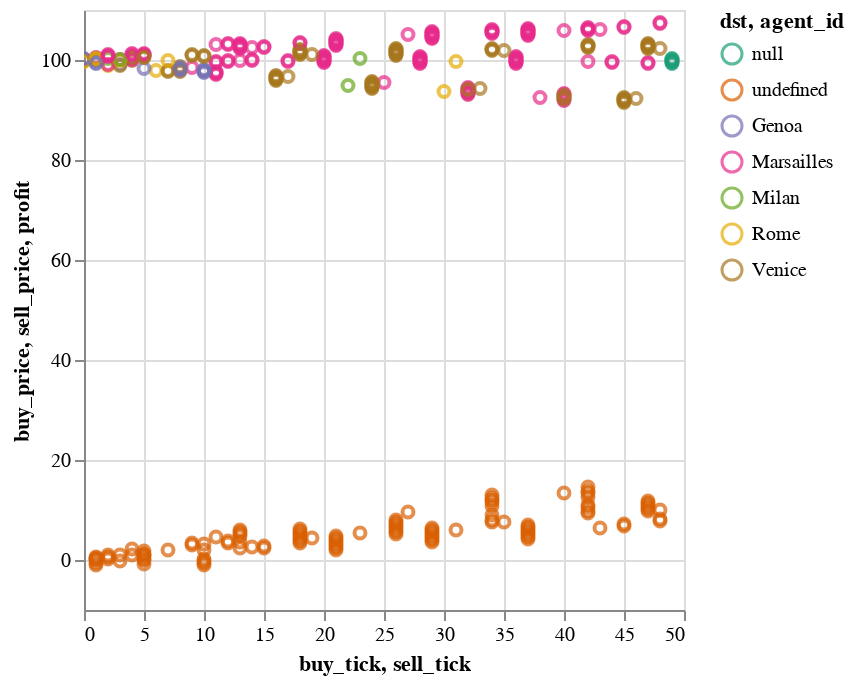

The code cell stored with this chart in its notebook:
### Code cell
def plot_buy_and_sell_prices(trades: pl.DataFrame):
    buy = alt.Chart(trades).encode(
        x='buy_tick:Q',
        y='buy_price:Q',
        color=alt.Color('dst:N').scale(scheme='dark2'),
    )
    sell = alt.Chart(trades).encode(
        x='sell_tick:Q',
        y='sell_price:Q',
        color=alt.Color('dst:N').scale(scheme='dark2'),
    )
    
    return (buy.mark_point()+sell.mark_point()).interactive()

plot_buy_and_sell_prices(routes) + plot_trades(routes)

### Figure 1 — Vega-Lite specification as saved in the notebook (floating-point values rounded to 4 significant figures)
{"config": {"view": {"continuousWidth": 300, "continuousHeight": 300}}, "layer": [{"mark": {"type": "point"}, "encoding": {"color": {"field": "dst", "scale": {"scheme": "dark2"}, "type": "nominal"}, "x": {"field": "buy_tick", "type": "quantitative"}, "y": {"field": "buy_price", "type": "quantitative"}}, "name": "view_2"}, {"mark": {"type": "point"}, "encoding": {"color": {"field": "dst", "scale": {"scheme": "dark2"}, "type": "nominal"}, "x": {"field": "sell_tick", "type": "quantitative"}, "y": {"field": "sell_price", "type": "quantitative"}}}, {"mark": {"type": "point"}, "encoding": {"color": {"field": "agent_id", "scale": {"scheme": "dark2"}, "type": "nominal"}, "x": {"field": "sell_tick", "type": "quantitative"}, "y": {"field": "profit", "type": "quantitative"}}, "name": "view_3"}], "data": {"name": "data-027d909a10cd14fad0145b6f399afd61"}, "params": [{"name": "param_5", "select": {"type": "interval", "encodings": ["x", "y"]}, "bind": "scales", "views": ["view_2"]}, {"name": "param_6", "select": {"type": "interval", "encodings": ["x", "y"]}, "bind": "scales", "views": ["view_3"]}], "$schema": "https://vega.github.io/schema/vega-lite/v5.8.0.json", "datasets": {"data-027d909a10cd14fad0145b6f399afd61": [{"agent": "a3", "amt": 1, "buy_cost": 100.1, "src": "Milan", "buy_tick": 0, "sell_cost": -100.1, "dst": "Venice", "sell_tick": 1, "profit": 0.0, "buy_price": 100.1, "sell_price": 100.1}, {"agent": "a3", "amt": 1, "buy_cost": 100.1, "src": "Milan", "buy_tick": 3, "sell_cost": -101.1, "dst": "Marsailles", "sell_tick": 4, "profit": 1.0, "buy_price": 100.1, "sell_price": 101.1}, {"agent": "a3", "amt": 1, "buy_cost": 97.9, "src": "Genoa", "buy_tick": 7, "sell_cost": -100.9, "dst": "Venice", "sell_tick": 9, "profit": 3.0, "buy_price": 97.9, "sell_price": 100.9}, {"agent": "a3", "amt": 1, "buy_cost": 99.7, "src": "Milan", "buy_tick": 11, "sell_cost": -103.1, "dst": "Marsailles", "sell_tick": 12, "profit": 3.4, "buy_price": 99.7, "sell_price": 103.1}, {"agent": "a3", "amt": 1, "buy_cost": 100.1, "src": "Milan", "buy_tick": 14, "sell_cost": -102.5, "dst": "Marsailles", "sell_tick": 15, "profit": 2.4, "buy_price": 100.1, "sell_price": 102.5}, {"agent": "a3", "amt": 1, "buy_cost": 99.9, "src": "Milan", "buy_tick": 17, "sell_cost": -103.3, "dst": "Marsailles", "sell_tick": 18, "profit": 3.4, "buy_price": 99.9, "sell_price": 103.3}, {"agent": "a3", "amt": 1, "buy_cost": 100.7, "src": "Milan", "buy_tick": 20, "sell_cost": -103.1, "dst": "Marsailles", "sell_tick": 21, "profit": 2.4, "buy_price": 100.7, "sell_price": 103.1}, {"agent": "a3", "amt": 1, "buy_cost": 95.5, "src": "Genoa", "buy_tick": 24, "sell_cost": -101.1, "dst": "Venice", "sell_tick": 26, "profit": 5.6, "buy_price": 95.5, "sell_price": 101.1}, {"agent": "a3", "amt": 1, "buy_cost": 100.5, "src": "Milan", "buy_tick": 28, "sell_cost": -104.5, "dst": "Marsailles", "sell_tick": 29, "profit": 4.0, "buy_price": 100.5, "sell_price": 104.5}, {"agent": "a3", "amt": 1, "buy_cost": 94.3, "src": "Genoa", "buy_tick": 32, "sell_cost": -101.9, "dst": "Venice", "sell_tick": 34, "profit": 7.6, "buy_price": 94.3, "sell_price": 101.9}, {"agent": "a3", "amt": 1, "buy_cost": 100.5, "src": "Milan", "buy_tick": 36, "sell_cost": -105.1, "dst": "Marsailles", "sell_tick": 37, "profit": 4.6, "buy_price": 100.5, "sell_price": 105.1}, {"agent": "a3", "amt": 1, "buy_cost": 93.1, "src": "Genoa", "buy_tick": 40, "sell_cost": -102.5, "dst": "Venice", "sell_tick": 42, "profit": 9.4, "buy_price": 93.1, "sell_price": 102.5}, {"agent": "a3", "amt": 1, "buy_cost": 92.5, "src": "Genoa", "buy_tick": 45, "sell_cost": -102.3, "dst": "Venice", "sell_tick": 47, "profit": 9.8, "buy_price": 92.5, "sell_price": 102.3}, {"agent": "a3", "amt": 1, "buy_cost": 100.3, "src": "Milan", "buy_tick": 49, "sell_cost": null, "dst": null, "sell_tick": null, "profit": null, "buy_price": 100.3, "sell_price": null}, {"agent": "a6", "amt": 1, "buy_cost": 99.9, "src": "Genoa", "buy_tick": 0, "sell_cost": -100.1, "dst": "Rome", "sell_tick": 1, "profit": 0.2, "buy_price": 99.9, "sell_price": 100.1}, {"agent": "a6", "amt": 1, "buy_cost": 99.1, "src": "Genoa", "buy_tick": 3, "sell_cost": -98.3, "dst": "Genoa", "sell_tick": 5, "profit": -0.8, "buy_price": 99.1, "sell_price": 98.3}, {"agent": "a6", "amt": 1, "buy_cost": 97.9, "src": "Genoa", "buy_tick": 6, "sell_cost": -99.9, "dst": "Rome", "sell_tick": 7, "profit": 2.0, "buy_price": 97.9, "sell_price": 99.9}, {"agent": "a6", "amt": 1, "buy_cost": 98.5, "src": "Genoa", "buy_tick": 9, "sell_cost": -103.1, "dst": "Marsailles", "sell_tick": 11, "profit": 4.6, "buy_price": 98.5, "sell_price": 103.1}, {"agent": "a6", "amt": 1, "buy_cost": 99.9, "src": "Milan", "buy_tick": 13, "sell_cost": -102.5, "dst": "Marsailles", "sell_tick": 14, "profit": 2.6, "buy_price": 99.9, "sell_price": 102.5}, {"agent": "a6", "amt": 1, "buy_cost": 96.7, "src": "Genoa", "buy_tick": 17, "sell_cost": -101.1, "dst": "Venice", "sell_tick": 19, "profit": 4.4, "buy_price": 96.7, "sell_price": 101.1}, {"agent": "a6", "amt": 1, "buy_cost": 94.9, "src": "Genoa", "buy_tick": 22, "sell_cost": -100.3, "dst": "Milan", "sell_tick": 23, "profit": 5.4, "buy_price": 94.9, "sell_price": 100.3}, {"agent": "a6", "amt": 1, "buy_cost": 95.5, "src": "Genoa", "buy_tick": 25, "sell_cost": -105.1, "dst": "Marsailles", "sell_tick": 27, "profit": 9.6, "buy_price": 95.5, "sell_price": 105.1}, {"agent": "a6", "amt": 1, "buy_cost": 93.7, "src": "Genoa", "buy_tick": 30, "sell_cost": -99.7, "dst": "Rome", "sell_tick": 31, "profit": 6.0, "buy_price": 93.7, "sell_price": 99.7}, {"agent": "a6", "amt": 1, "buy_cost": 94.3, "src": "Genoa", "buy_tick": 33, "sell_cost": -101.9, "dst": "Venice", "sell_tick": 35, "profit": 7.6, "buy_price": 94.3, "sell_price": 101.9}, {"agent": "a6", "amt": 1, "buy_cost": 92.5, "src": "Genoa", "buy_tick": 38, "sell_cost": -105.9, "dst": "Marsailles", "sell_tick": 40, "profit": 13.4, "buy_price": 92.5, "sell_price": 105.9}, {"agent": "a6", "amt": 1, "buy_cost": 99.7, "src": "Milan", "buy_tick": 42, "sell_cost": -106.1, "dst": "Marsailles", "sell_tick": 43, "profit": 6.4, "buy_price": 99.7, "sell_price": 106.1}, {"agent": "a6", "amt": 1, "buy_cost": 92.3, "src": "Genoa", "buy_tick": 46, "sell_cost": -102.3, "dst": "Venice", "sell_tick": 48, "profit": 10.0, "buy_price": 92.3, "sell_price": 102.3}, {"agent": "a2", "amt": 1, "buy_cost": 100.1, "src": "Rome", "buy_tick": 0, "sell_cost": -99.5, "dst": "Genoa", "sell_tick": 1, "profit": -0.6, "buy_price": 100.1, "sell_price": 99.5}, {"agent": "a2", "amt": 1, "buy_cost": 98.9, "src": "Genoa", "buy_tick": 2, "sell_cost": -99.9, "dst": "Rome", "sell_tick": 3, "profit": 1.0, "buy_price": 98.9, "sell_price": 99.9}, {"agent": "a2", "amt": 1, "buy_cost": 99.9, "src": "Rome", "buy_tick": 4, "sell_cost": -100.9, "dst": "Venice", "sell_tick": 5, "profit": 1.0, "buy_price": 99.9, "sell_price": 100.9}, {"agent": "a2", "amt": 1, "buy_cost": 97.9, "src": "Genoa", "buy_tick": 8, "sell_cost": -98.1, "dst": "Genoa", "sell_tick": 10, "profit": 0.2, "buy_price": 97.9, "sell_price": 98.1}, {"agent": "a2", "amt": 1, "buy_cost": 97.1, "src": "Genoa", "buy_tick": 11, "sell_cost": -103.1, "dst": "Marsailles", "sell_tick": 13, "profit": 6.0, "buy_price": 97.1, "sell_price": 103.1}, {"agent": "a2", "amt": 1, "buy_cost": 96.1, "src": "Genoa", "buy_tick": 16, "sell_cost": -101.9, "dst": "Venice", "sell_tick": 18, "profit": 5.8, "buy_price": 96.1, "sell_price": 101.9}, {"agent": "a2", "amt": 1, "buy_cost": 99.7, "src": "Milan", "buy_tick": 20, "sell_cost": -104.1, "dst": "Marsailles", "sell_tick": 21, "profit": 4.4, "buy_price": 99.7, "sell_price": 104.1}, {"agent": "a2", "amt": 1, "buy_cost": 94.5, "src": "Genoa", "buy_tick": 24, "sell_cost": -102.1, "dst": "Venice", "sell_tick": 26, "profit": 7.6, "buy_price": 94.5, "sell_price": 102.1}, {"agent": "a2", "amt": 1, "buy_cost": 99.5, "src": "Milan", "buy_tick": 28, "sell_cost": -105.5, "dst": "Marsailles", "sell_tick": 29, "profit": 6.0, "buy_price": 99.5, "sell_price": 105.5}, {"agent": "a2", "amt": 1, "buy_cost": 93.3, "src": "Genoa", "buy_tick": 32, "sell_cost": -102.3, "dst": "Venice", "sell_tick": 34, "profit": 9.0, "buy_price": 93.3, "sell_price": 102.3}, {"agent": "a2", "amt": 1, "buy_cost": 99.5, "src": "Milan", "buy_tick": 36, "sell_cost": -106.1, "dst": "Marsailles", "sell_tick": 37, "profit": 6.6, "buy_price": 99.5, "sell_price": 106.1}, {"agent": "a2", "amt": 1, "buy_cost": 92.1, "src": "Genoa", "buy_tick": 40, "sell_cost": -103.1, "dst": "Venice", "sell_tick": 42, "profit": 11.0, "buy_price": 92.1, "sell_price": 103.1}, {"agent": "a2", "amt": 1, "buy_cost": 91.7, "src": "Genoa", "buy_tick": 45, "sell_cost": -103.1, "dst": "Venice", "sell_tick": 47, "profit": 11.4, "buy_price": 91.7, "sell_price": 103.1}, {"agent": "a2", "amt": 1, "buy_cost": 99.5, "src": "Milan", "buy_tick": 49, "sell_cost": null, "dst": null, "sell_tick": null, "profit": null, "buy_price": 99.5, "sell_price": null}, {"agent": "a8", "amt": 1, "buy_cost": 99.9, "src": "Milan", "buy_tick": 0, "sell_cost": -100.3, "dst": "Venice", "sell_tick": 1, "profit": 0.4, "buy_price": 99.9, "sell_price": 100.3}, {"agent": "a8", "amt": 1, "buy_cost": 100.3, "src": "Venice", "buy_tick": 2, "sell_cost": -100.1, "dst": "Milan", "sell_tick": 3, "profit": -0.2, "buy_price": 100.3, "sell_price": 100.1}, {"agent": "a8", "amt": 1, "buy_cost": 100.1, "src": "Milan", "buy_tick": 4, "sell_cost": -101.3, "dst": "Marsailles", "sell_tick": 5, "profit": 1.2, "buy_price": 100.1, "sell_price": 101.3}, {"agent": "a8", "amt": 1, "buy_cost": 97.7, "src": "Genoa", "buy_tick": 8, "sell_cost": -100.9, "dst": "Venice", "sell_tick": 10, "profit": 3.2, "buy_price": 97.7, "sell_price": 100.9}, {"agent": "a8", "amt": 1, "buy_cost": 99.7, "src": "Milan", "buy_tick": 12, "sell_cost": -103.3, "dst": "Marsailles", "sell_tick": 13, "profit": 3.6, "buy_price": 99.7, "sell_price": 103.3}, {"agent": "a8", "amt": 1, "buy_cost": 95.9, "src": "Genoa", "buy_tick": 16, "sell_cost": -102.1, "dst": "Venice", "sell_tick": 18, "profit": 6.2, "buy_price": 95.9, "sell_price": 102.1}, {"agent": "a8", "amt": 1, "buy_cost": 99.5, "src": "Milan", "buy_tick": 20, "sell_cost": -104.3, "dst": "Marsailles", "sell_tick": 21, "profit": 4.8, "buy_price": 99.5, "sell_price": 104.3}, {"agent": "a8", "amt": 1, "buy_cost": 94.3, "src": "Genoa", "buy_tick": 24, "sell_cost": -102.3, "dst": "Venice", "sell_tick": 26, "profit": 8.0, "buy_price": 94.3, "sell_price": 102.3}, {"agent": "a8", "amt": 1, "buy_cost": 99.3, "src": "Milan", "buy_tick": 28, "sell_cost": -105.7, "dst": "Marsailles", "sell_tick": 29, "profit": 6.4, "buy_price": 99.3, "sell_price": 105.7}, {"agent": "a8", "amt": 1, "buy_cost": 93.1, "src": "Genoa", "buy_tick": 32, "sell_cost": -106.1, "dst": "Marsailles", "sell_tick": 34, "profit": 13.0, "buy_price": 93.1, "sell_price": 106.1}, {"agent": "a8", "amt": 1, "buy_cost": 99.3, "src": "Milan", "buy_tick": 36, "sell_cost": -106.3, "dst": "Marsailles", "sell_tick": 37, "profit": 7.0, "buy_price": 99.3, "sell_price": 106.3}, {"agent": "a8", "amt": 1, "buy_cost": 91.9, "src": "Genoa", "buy_tick": 40, "sell_cost": -106.5, "dst": "Marsailles", "sell_tick": 42, "profit": 14.6, "buy_price": 91.9, "sell_price": 106.5}, {"agent": "a8", "amt": 1, "buy_cost": 91.5, "src": "Genoa", "buy_tick": 45, "sell_cost": -103.3, "dst": "Venice", "sell_tick": 47, "profit": 11.8, "buy_price": 91.5, "sell_price": 103.3}, {"agent": "a8", "amt": 1, "buy_cost": 99.3, "src": "Milan", "buy_tick": 49, "sell_cost": null, "dst": null, "sell_tick": null, "profit": null, "buy_price": 99.3, "sell_price": null}, {"agent": "a4", "amt": 1, "buy_cost": 100.1, "src": "Milan", "buy_tick": 1, "sell_cost": -101.1, "dst": "Marsailles", "sell_tick": 2, "profit": 1.0, "buy_price": 100.1, "sell_price": 101.1}, {"agent": "a4", "amt": 1, "buy_cost": 100.3, "src": "Milan", "buy_tick": 4, "sell_cost": -101.1, "dst": "Marsailles", "sell_tick": 5, "profit": 0.8, "buy_price": 100.3, "sell_price": 101.1}, {"agent": "a4", "amt": 1, "buy_cost": 98.3, "src": "Genoa", "buy_tick": 8, "sell_cost": -97.7, "dst": "Genoa", "sell_tick": 10, "profit": -0.6, "buy_price": 98.3, "sell_price": 97.7}, {"agent": "a4", "amt": 1, "buy_cost": 97.5, "src": "Genoa", "buy_tick": 11, "sell_cost": -102.7, "dst": "Marsailles", "sell_tick": 13, "profit": 5.2, "buy_price": 97.5, "sell_price": 102.7}, {"agent": "a4", "amt": 1, "buy_cost": 96.5, "src": "Genoa", "buy_tick": 16, "sell_cost": -101.5, "dst": "Venice", "sell_tick": 18, "profit": 5.0, "buy_price": 96.5, "sell_price": 101.5}, {"agent": "a4", "amt": 1, "buy_cost": 100.3, "src": "Milan", "buy_tick": 20, "sell_cost": -103.5, "dst": "Marsailles", "sell_tick": 21, "profit": 3.2, "buy_price": 100.3, "sell_price": 103.5}, {"agent": "a4", "amt": 1, "buy_cost": 95.1, "src": "Genoa", "buy_tick": 24, "sell_cost": -101.5, "dst": "Venice", "sell_tick": 26, "profit": 6.4, "buy_price": 95.1, "sell_price": 101.5}, {"agent": "a4", "amt": 1, "buy_cost": 100.1, "src": "Milan", "buy_tick": 28, "sell_cost": -104.9, "dst": "Marsailles", "sell_tick": 29, "profit": 4.8, "buy_price": 100.1, "sell_price": 104.9}, {"agent": "a4", "amt": 1, "buy_cost": 93.9, "src": "Genoa", "buy_tick": 32, "sell_cost": -105.5, "dst": "Marsailles", "sell_tick": 34, "profit": 11.6, "buy_price": 93.9, "sell_price": 105.5}, {"agent": "a4", "amt": 1, "buy_cost": 100.1, "src": "Milan", "buy_tick": 36, "sell_cost": -105.5, "dst": "Marsailles", "sell_tick": 37, "profit": 5.4, "buy_price": 100.1, "sell_price": 105.5}, {"agent": "a4", "amt": 1, "buy_cost": 92.7, "src": "Genoa", "buy_tick": 40, "sell_cost": -106.1, "dst": "Marsailles", "sell_tick": 42, "profit": 13.4, "buy_price": 92.7, "sell_price": 106.1}, {"agent": "a4", "amt": 1, "buy_cost": 92.1, "src": "Genoa", "buy_tick": 45, "sell_cost": -102.7, "dst": "Venice", "sell_tick": 47, "profit": 10.6, "buy_price": 92.1, "sell_price": 102.7}, {"agent": "a4", "amt": 1, "buy_cost": 99.9, "src": "Milan", "buy_tick": 49, "sell_cost": null, "dst": null, "sell_tick": null, "profit": null, "buy_price": 99.9, "sell_price": null}, {"agent": "a1", "amt": 1, "buy_cost": 99.7, "src": "Genoa", "buy_tick": 0, "sell_cost": -100.3, "dst": "Rome", "sell_tick": 1, "profit": 0.6, "buy_price": 99.7, "sell_price": 100.3}, {"agent": "a1", "amt": 1, "buy_cost": 98.9, "src": "Genoa", "buy_tick": 3, "sell_cost": -100.7, "dst": "Venice", "sell_tick": 5, "profit": 1.8, "buy_price": 98.9, "sell_price": 100.7}, {"agent": "a1", "amt": 1, "buy_cost": 98.1, "src": "Genoa", "buy_tick": 8, "sell_cost": -97.9, "dst": "Genoa", "sell_tick": 10, "profit": -0.2, "buy_price": 98.1, "sell_price": 97.9}, {"agent": "a1", "amt": 1, "buy_cost": 97.3, "src": "Genoa", "buy_tick": 11, "sell_cost": -102.9, "dst": "Marsailles", "sell_tick": 13, "profit": 5.6, "buy_price": 97.3, "sell_price": 102.9}, {"agent": "a1", "amt": 1, "buy_cost": 96.3, "src": "Genoa", "buy_tick": 16, "sell_cost": -101.7, "dst": "Venice", "sell_tick": 18, "profit": 5.4, "buy_price": 96.3, "sell_price": 101.7}, {"agent": "a1", "amt": 1, "buy_cost": 100.1, "src": "Milan", "buy_tick": 20, "sell_cost": -103.7, "dst": "Marsailles", "sell_tick": 21, "profit": 3.6, "buy_price": 100.1, "sell_price": 103.7}, {"agent": "a1", "amt": 1, "buy_cost": 94.9, "src": "Genoa", "buy_tick": 24, "sell_cost": -101.7, "dst": "Venice", "sell_tick": 26, "profit": 6.8, "buy_price": 94.9, "sell_price": 101.7}, {"agent": "a1", "amt": 1, "buy_cost": 99.9, "src": "Milan", "buy_tick": 28, "sell_cost": -105.1, "dst": "Marsailles", "sell_tick": 29, "profit": 5.2, "buy_price": 99.9, "sell_price": 105.1}, {"agent": "a1", "amt": 1, "buy_cost": 93.7, "src": "Genoa", "buy_tick": 32, "sell_cost": -105.7, "dst": "Marsailles", "sell_tick": 34, "profit": 12.0, "buy_price": 93.7, "sell_price": 105.7}, {"agent": "a1", "amt": 1, "buy_cost": 99.9, "src": "Milan", "buy_tick": 36, "sell_cost": -105.7, "dst": "Marsailles", "sell_tick": 37, "profit": 5.8, "buy_price": 99.9, "sell_price": 105.7}, {"agent": "a1", "amt": 1, "buy_cost": 92.5, "src": "Genoa", "buy_tick": 40, "sell_cost": -106.3, "dst": "Marsailles", "sell_tick": 42, "profit": 13.8, "buy_price": 92.5, "sell_price": 106.3}, {"agent": "a1", "amt": 1, "buy_cost": 99.5, "src": "Milan", "buy_tick": 44, "sell_cost": -106.7, "dst": "Marsailles", "sell_tick": 45, "profit": 7.2, "buy_price": 99.5, "sell_price": 106.7}, {"agent": "a1", "amt": 1, "buy_cost": 99.3, "src": "Milan", "buy_tick": 47, "sell_cost": -107.5, "dst": "Marsailles", "sell_tick": 48, "profit": 8.2, "buy_price": 99.3, "sell_price": 107.5}, {"agent": "a5", "amt": 1, "buy_cost": 100.5, "src": "Milan", "buy_tick": 1, "sell_cost": -100.7, "dst": "Marsailles", "sell_tick": 2, "profit": 0.2, "buy_price": 100.5, "sell_price": 100.7}, {"agent": "a5", "amt": 1, "buy_cost": 100.7, "src": "Milan", "buy_tick": 4, "sell_cost": -100.9, "dst": "Marsailles", "sell_tick": 5, "profit": 0.2, "buy_price": 100.7, "sell_price": 100.9}, {"agent": "a5", "amt": 1, "buy_cost": 98.7, "src": "Genoa", "buy_tick": 8, "sell_cost": -100.7, "dst": "Venice", "sell_tick": 10, "profit": 2.0, "buy_price": 98.7, "sell_price": 100.7}, {"agent": "a5", "amt": 1, "buy_cost": 99.9, "src": "Milan", "buy_tick": 12, "sell_cost": -102.3, "dst": "Marsailles", "sell_tick": 13, "profit": 2.4, "buy_price": 99.9, "sell_price": 102.3}, {"agent": "a5", "amt": 1, "buy_cost": 96.9, "src": "Genoa", "buy_tick": 16, "sell_cost": -101.1, "dst": "Venice", "sell_tick": 18, "profit": 4.2, "buy_price": 96.9, "sell_price": 101.1}, {"agent": "a5", "amt": 1, "buy_cost": 100.9, "src": "Milan", "buy_tick": 20, "sell_cost": -102.9, "dst": "Marsailles", "sell_tick": 21, "profit": 2.0, "buy_price": 100.9, "sell_price": 102.9}, {"agent": "a5", "amt": 1, "buy_cost": 95.7, "src": "Genoa", "buy_tick": 24, "sell_cost": -100.9, "dst": "Venice", "sell_tick": 26, "profit": 5.2, "buy_price": 95.7, "sell_price": 100.9}, {"agent": "a5", "amt": 1, "buy_cost": 100.7, "src": "Milan", "buy_tick": 28, "sell_cost": -104.3, "dst": "Marsailles", "sell_tick": 29, "profit": 3.6, "buy_price": 100.7, "sell_price": 104.3}, {"agent": "a5", "amt": 1, "buy_cost": 94.5, "src": "Genoa", "buy_tick": 32, "sell_cost": -105.3, "dst": "Marsailles", "sell_tick": 34, "profit": 10.8, "buy_price": 94.5, "sell_price": 105.3}, {"agent": "a5", "amt": 1, "buy_cost": 100.7, "src": "Milan", "buy_tick": 36, "sell_cost": -104.9, "dst": "Marsailles", "sell_tick": 37, "profit": 4.2, "buy_price": 100.7, "sell_price": 104.9}, {"agent": "a5", "amt": 1, "buy_cost": 93.3, "src": "Genoa", "buy_tick": 40, "sell_cost": -105.9, "dst": "Marsailles", "sell_tick": 42, "profit": 12.6, "buy_price": 93.3, "sell_price": 105.9}, {"agent": "a5", "amt": 1, "buy_cost": 99.7, "src": "Milan", "buy_tick": 44, "sell_cost": -106.5, "dst": "Marsailles", "sell_tick": 45, "profit": 6.8, "buy_price": 99.7, "sell_price": 106.5}, {"agent": "a5", "amt": 1, "buy_cost": 99.5, "src": "Milan", "buy_tick": 47, "sell_cost": -107.3, "dst": "Marsailles", "sell_tick": 48, "profit": 7.8, "buy_price": 99.5, "sell_price": 107.3}, {"agent": "a7", "amt": 1, "buy_cost": 100.3, "src": "Rome", "buy_tick": 0, "sell_cost": -99.3, "dst": "Genoa", "sell_tick": 1, "profit": -1.0, "buy_price": 100.3, "sell_price": 99.3}, {"agent": "a7", "amt": 1, "buy_cost": 99.1, "src": "Genoa", "buy_tick": 2, "sell_cost": -101.3, "dst": "Marsailles", "sell_tick": 4, "profit": 2.2, "buy_price": 99.1, "sell_price": 101.3}, {"agent": "a7", "amt": 1, "buy_cost": 97.7, "src": "Genoa", "buy_tick": 7, "sell_cost": -101.1, "dst": "Venice", "sell_tick": 9, "profit": 3.4, "buy_price": 97.7, "sell_price": 101.1}, {"agent": "a7", "amt": 1, "buy_cost": 99.5, "src": "Milan", "buy_tick": 11, "sell_cost": -103.3, "dst": "Marsailles", "sell_tick": 12, "profit": 3.8, "buy_price": 99.5, "sell_price": 103.3}, {"agent": "a7", "amt": 1, "buy_cost": 99.9, "src": "Milan", "buy_tick": 14, "sell_cost": -102.7, "dst": "Marsailles", "sell_tick": 15, "profit": 2.8, "buy_price": 99.9, "sell_price": 102.7}, {"agent": "a7", "amt": 1, "buy_cost": 99.7, "src": "Milan", "buy_tick": 17, "sell_cost": -103.5, "dst": "Marsailles", "sell_tick": 18, "profit": 3.8, "buy_price": 99.7, "sell_price": 103.5}, {"agent": "a7", "amt": 1, "buy_cost": 99.9, "src": "Milan", "buy_tick": 20, "sell_cost": -103.9, "dst": "Marsailles", "sell_tick": 21, "profit": 4.0, "buy_price": 99.9, "sell_price": 103.9}, {"agent": "a7", "amt": 1, "buy_cost": 94.7, "src": "Genoa", "buy_tick": 24, "sell_cost": -101.9, "dst": "Venice", "sell_tick": 26, "profit": 7.2, "buy_price": 94.7, "sell_price": 101.9}, {"agent": "a7", "amt": 1, "buy_cost": 99.7, "src": "Milan", "buy_tick": 28, "sell_cost": -105.3, "dst": "Marsailles", "sell_tick": 29, "profit": 5.6, "buy_price": 99.7, "sell_price": 105.3}, {"agent": "a7", "amt": 1, "buy_cost": 93.5, "src": "Genoa", "buy_tick": 32, "sell_cost": -105.9, "dst": "Marsailles", "sell_tick": 34, "profit": 12.4, "buy_price": 93.5, "sell_price": 105.9}, {"agent": "a7", "amt": 1, "buy_cost": 99.7, "src": "Milan", "buy_tick": 36, "sell_cost": -105.9, "dst": "Marsailles", "sell_tick": 37, "profit": 6.2, "buy_price": 99.7, "sell_price": 105.9}, {"agent": "a7", "amt": 1, "buy_cost": 92.3, "src": "Genoa", "buy_tick": 40, "sell_cost": -102.9, "dst": "Venice", "sell_tick": 42, "profit": 10.6, "buy_price": 92.3, "sell_price": 102.9}, {"agent": "a7", "amt": 1, "buy_cost": 91.9, "src": "Genoa", "buy_tick": 45, "sell_cost": -102.9, "dst": "Venice", "sell_tick": 47, "profit": 11.0, "buy_price": 91.9, "sell_price": 102.9}, {"agent": "a7", "amt": 1, "buy_cost": 99.7, "src": "Milan", "buy_tick": 49, "sell_cost": null, "dst": null, "sell_tick": null, "profit": null, "buy_price": 99.7, "sell_price": null}, {"agent": "a9", "amt": 1, "buy_cost": 100.3, "src": "Milan", "buy_tick": 1, "sell_cost": -100.9, "dst": "Marsailles", "sell_tick": 2, "profit": 0.6, "buy_price": 100.3, "sell_price": 100.9}, {"agent": "a9", "amt": 1, "buy_cost": 100.5, "src": "Milan", "buy_tick": 4, "sell_cost": -100.5, "dst": "Venice", "sell_tick": 5, "profit": 0.0, "buy_price": 100.5, "sell_price": 100.5}, {"agent": "a9", "amt": 1, "buy_cost": 98.5, "src": "Genoa", "buy_tick": 8, "sell_cost": -97.5, "dst": "Genoa", "sell_tick": 10, "profit": -1.0, "buy_price": 98.5, "sell_price": 97.5}, {"agent": "a9", "amt": 1, "buy_cost": 97.7, "src": "Genoa", "buy_tick": 11, "sell_cost": -102.5, "dst": "Marsailles", "sell_tick": 13, "profit": 4.8, "buy_price": 97.7, "sell_price": 102.5}, {"agent": "a9", "amt": 1, "buy_cost": 96.7, "src": "Genoa", "buy_tick": 16, "sell_cost": -101.3, "dst": "Venice", "sell_tick": 18, "profit": 4.6, "buy_price": 96.7, "sell_price": 101.3}, {"agent": "a9", "amt": 1, "buy_cost": 100.5, "src": "Milan", "buy_tick": 20, "sell_cost": -103.3, "dst": "Marsailles", "sell_tick": 21, "profit": 2.8, "buy_price": 100.5, "sell_price": 103.3}, {"agent": "a9", "amt": 1, "buy_cost": 95.3, "src": "Genoa", "buy_tick": 24, "sell_cost": -101.3, "dst": "Venice", "sell_tick": 26, "profit": 6.0, "buy_price": 95.3, "sell_price": 101.3}, {"agent": "a9", "amt": 1, "buy_cost": 100.3, "src": "Milan", "buy_tick": 28, "sell_cost": -104.7, "dst": "Marsailles", "sell_tick": 29, "profit": 4.4, "buy_price": 100.3, "sell_price": 104.7}, {"agent": "a9", "amt": 1, "buy_cost": 94.1, "src": "Genoa", "buy_tick": 32, "sell_cost": -102.1, "dst": "Venice", "sell_tick": 34, "profit": 8.0, "buy_price": 94.1, "sell_price": 102.1}, {"agent": "a9", "amt": 1, "buy_cost": 100.3, "src": "Milan", "buy_tick": 36, "sell_cost": -105.3, "dst": "Marsailles", "sell_tick": 37, "profit": 5.0, "buy_price": 100.3, "sell_price": 105.3}, {"agent": "a9", "amt": 1, "buy_cost": 92.9, "src": "Genoa", "buy_tick": 40, "sell_cost": -102.7, "dst": "Venice", "sell_tick": 42, "profit": 9.8, "buy_price": 92.9, "sell_price": 102.7}, {"agent": "a9", "amt": 1, "buy_cost": 92.3, "src": "Genoa", "buy_tick": 45, "sell_cost": -102.5, "dst": "Venice", "sell_tick": 47, "profit": 10.2, "buy_price": 92.3, "sell_price": 102.5}, {"agent": "a9", "amt": 1, "buy_cost": 100.1, "src": "Milan", "buy_tick": 49, "sell_cost": null, "dst": null, "sell_tick": null, "profit": null, "buy_price": 100.1, "sell_price": null}]}}
